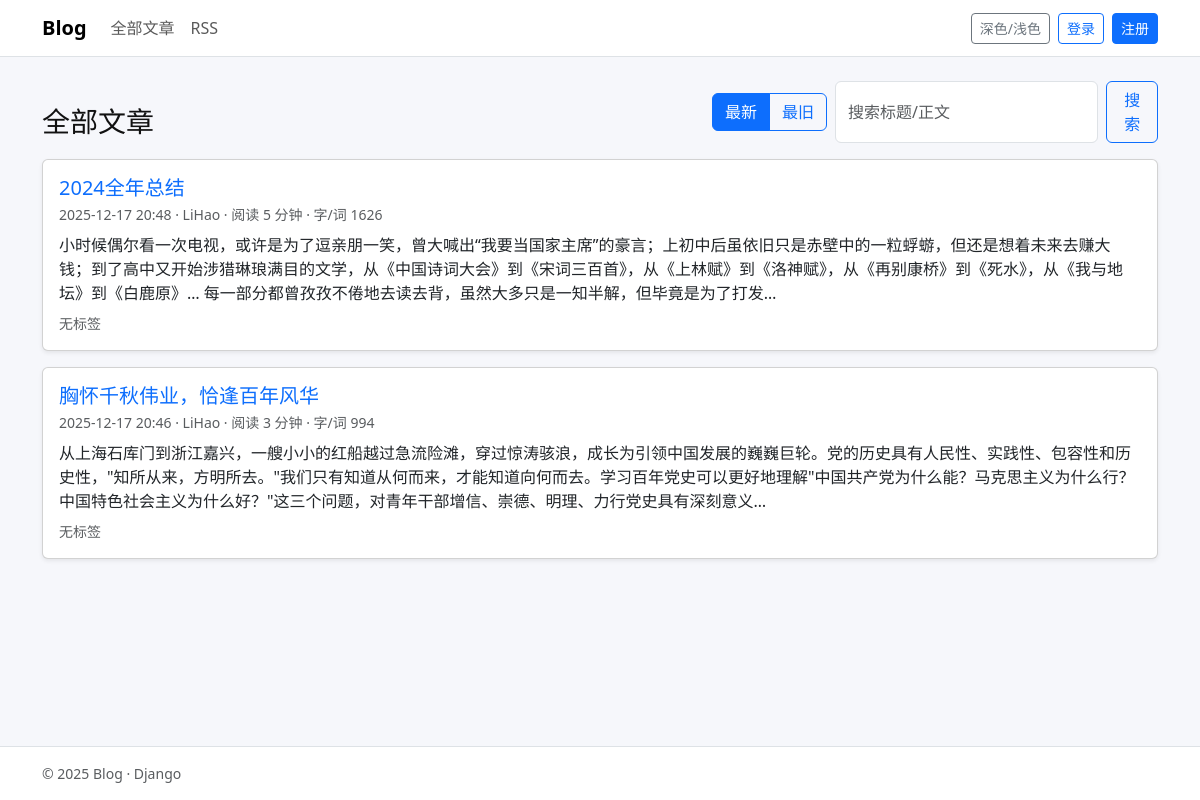
The page / on the database its author committed.
### blogs/models.py (models this page shows, shortened)
class BlogPost(models.Model):
    owner = models.ForeignKey(User, on_delete=models.CASCADE, related_name="blog_posts")
    title = models.CharField(max_length=200)
    text = models.TextField()
    date_added = models.DateTimeField(auto_now_add=True)  # ✅ 你报错里显示的字段就是它
    updated_at = models.DateTimeField(auto_now=True)
    tags = models.ManyToManyField(Tag, blank=True, related_name="posts")
    is_published = models.BooleanField(default=True)
    class Meta:
        ordering = ["-date_added"]
    @property
    def word_count(self) -> int:
        text = self.text or ""
        en = re.findall(r"[A-Za-z0-9']+", text)
        cjk = re.findall(r"[\u4e00-\u9fff]", text)
        return len(en) + len(cjk)
    @property
    def reading_time_minutes(self) -> int:
        text = self.text or ""
        en_words = len(re.findall(r"[A-Za-z0-9']+", text))
        cjk_chars = len(re.findall(r"[\u4e00-\u9fff]", text))
        minutes = (en_words / 200.0) + (cjk_chars / 400.0)
        return max(1, math.ceil(minutes))
    @property
    def excerpt(self) -> str:
        t = (self.text or "").strip()
        t = re.sub(r"`{1,3}.*?`{1,3}", "", t, flags=re.S)
        t = re.sub(r"[#>*_\\-]", " ", t)
        t = re.sub(r"\s+", " ", t).strip()
        return t[:180] + ("…" if len(t) > 180 else "")

### blogs/views.py (the view)
# urls.py: path("", views.HomeListView.as_view(), name="home"),
class HomeListView(OrderQueryMixin, ListView):
    model = BlogPost
    template_name = "blogs/home.html"
    context_object_name = "posts"
    paginate_by = 5
    def get_queryset(self):
        qs = BlogPost.objects.filter(is_published=True).select_related("owner").prefetch_related("tags")
        q = (self.request.GET.get("q") or "").strip()
        if q:
            qs = qs.filter(Q(title__icontains=q) | Q(text__icontains=q))
        _, order_by = self._parse_order()
        return qs.order_by(*order_by)

### blogs/views.py (called while the page is built)
    def _parse_order(self):
        order = (self.request.GET.get("order") or self.default_order).lower()
        if order in ("old", "asc", "oldest"):
            return "old", ("date_added", "id")
        return "new", ("-date_added", "-id")

    def _build_querystrings(self):
        keep = self.request.GET.copy()
        keep.pop("page", None)
        qs_keep = urlencode(keep, doseq=True)
        qs_keep = (qs_keep + "&") if qs_keep else ""
        no_order = self.request.GET.copy()
        no_order.pop("page", None)
        no_order.pop("order", None)
        qs_no_order = urlencode(no_order, doseq=True)
        qs_no_order = (qs_no_order + "&") if qs_no_order else ""
        return qs_keep, qs_no_order

    def get_context_data(self, **kwargs):
        ctx = super().get_context_data(**kwargs)
        q = (self.request.GET.get("q") or "").strip()
        order, _ = self._parse_order()
        qs_keep, qs_no_order = self._build_querystrings()
        ctx["q"] = q
        ctx["order"] = order
        ctx["qs_keep"] = qs_keep
        ctx["qs_no_order"] = qs_no_order
        return ctx

### templates/blogs/home.html (shortened to what this page needs)
{% extends "base.html" %}
{% block content %}
  <div class="d-flex align-items-end justify-content-between flex-wrap gap-2 mb-3">
    <div>
      <h1 class="h3 mb-1">全部文章</h1>
    </div>
    <div class="d-flex flex-wrap align-items-center gap-2">
      <div class="btn-group" role="group" aria-label="排序">
        <a class="btn btn-outline-primary {% if order == 'new' %}active{% endif %}"
           href="?{{ qs_no_order }}order=new">
          最新
        </a>
        <a class="btn btn-outline-primary {% if order == 'old' %}active{% endif %}"
           href="?{{ qs_no_order }}order=old">
          最旧
        </a>
      </div>
      <form class="d-flex gap-2" method="get" action="">
        <input class="form-control" name="q" value="{{ q }}" placeholder="搜索标题/正文">
        <button class="btn btn-outline-primary" type="submit">搜索</button>
      </form>
    </div>
  </div>
  {% for post in posts %}
    <div class="card mb-3 shadow-sm">
      <div class="card-body">
        <h2 class="h5 mb-1">
          <a class="text-decoration-none" href="{% url 'blogs:detail' post.pk %}">{{ post.title }}</a>
        </h2>
        <div class="small text-body-secondary mb-2">
          {{ post.date_added|date:"Y-m-d H:i" }} · {{ post.owner.username }}
          · 阅读 {{ post.reading_time_minutes }} 分钟 · 字/词 {{ post.word_count }}
        </div>
        <p class="mb-2">{{ post.excerpt }}</p>
        <div class="d-flex flex-wrap align-items-center gap-2">
          {% for t in post.tags.all %}
            <a class="badge text-bg-secondary text-decoration-none" href="{% url 'blogs:tag' t.slug %}">{{ t.name }}</a>
          {% empty %}
            <span class="text-body-secondary small">无标签</span>
          {% endfor %}
        </div>
      </div>
    </div>
  {% empty %}
    <div class="alert alert-info">暂无文章。</div>
  {% endfor %}
{% endblock %}

### templates/base.html (shortened to what this page needs)
{% load static %}
<!doctype html>
<html lang="zh-cn" data-theme="light" data-bs-theme="light">
<head>
  <link href="https://cdn.jsdelivr.net/npm/bootstrap@5.3.3/dist/css/bootstrap.min.css" rel="stylesheet">
  <link rel="stylesheet" href="{% static 'css/site.css' %}">
  <link rel="stylesheet" href="{% static 'css/pygments-light.css' %}">
  <link rel="stylesheet" href="{% static 'css/pygments-dark.css' %}">
</head>
<body class="min-vh-100 d-flex flex-column">
<nav class="navbar navbar-expand-lg border-bottom bg-body">
  <div class="container">
    <a class="navbar-brand fw-bold" href="{% url 'blogs:home' %}">Blog</a>
    <div class="collapse navbar-collapse" id="navMain">
      <ul class="navbar-nav me-auto mb-2 mb-lg-0">
        <li class="nav-item"><a class="nav-link" href="{% url 'blogs:home' %}">全部文章</a></li>
        <li class="nav-item"><a class="nav-link" href="{% url 'blogs:rss' %}" target="_blank">RSS</a></li>
      </ul>
      <div class="d-flex align-items-center gap-2">
        <button id="themeToggle" class="btn btn-outline-secondary btn-sm" type="button">
          深色/浅色
        </button>
        {% if user.is_authenticated %}
          <a class="btn btn-primary btn-sm" href="{% url 'blogs:create' %}">写新文章</a>
          <form action="{% url 'accounts:logout' %}" method="post" class="d-inline">
            {% csrf_token %}
            <button class="btn btn-outline-danger btn-sm" type="submit">退出({{ user.username }})</button>
          </form>
        {% else %}
          <a class="btn btn-outline-primary btn-sm" href="{% url 'accounts:login' %}">登录</a>
          <a class="btn btn-primary btn-sm" href="{% url 'accounts:register' %}">注册</a>
        {% endif %}
      </div>
    </div>
  </div>
</nav>
<main class="container my-4 flex-grow-1">
  {% block content %}{% endblock %}
</main>
<footer class="border-top bg-body">
  <div class="container py-3 text-body-secondary small">
    © {% now "Y" %} Blog · Django
  </div>
</footer>
</body>
</html>

### static/css/site.css (style rules this page uses)
html[data-theme="light"] body { background: #f6f7fb; color: #111; }

### rows shown on the page
BlogPost: title "2024全年总结", date_added "2025-12-17 20:48", owner.username "LiHao", reading_time_minutes "5", word_count "1626", excerpt "小时候偶尔看一次电视，或许是为了逗亲朋一笑，曾大喊出“我要当国家主席”的豪言；上初中后虽依旧只是赤壁中的一粒蜉蝣，但还是想着未来去赚大钱；到了高中又开始涉猎琳琅满目的文学，从《中国诗词大会》到《宋词三百首》，从《上林赋》到《洛神赋》，从《再别康桥》到《死水》，从《我与地坛》到《白鹿原》… 每一部分都曾孜孜不倦地去读去背，虽然大多只是一知半解，但毕竟是为了打发…"
BlogPost: title "胸怀千秋伟业，恰逢百年风华", date_added "2025-12-17 20:46", owner.username "LiHao", reading_time_minutes "3", word_count "994", excerpt "从上海石库门到浙江嘉兴，一艘小小的红船越过急流险滩，穿过惊涛骇浪，成长为引领中国发展的巍巍巨轮。党的历史具有人民性、实践性、包容性和历史性，\"知所从来，方明所去。\"我们只有知道从何而来，才能知道向何而去。学习百年党史可以更好地理解\"中国共产党为什么能？马克思主义为什么行？中国特色社会主义为什么好？\"这三个问题，对青年干部增信、崇德、明理、力行党史具有深刻意义…"
